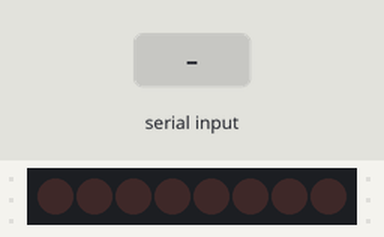
This sketch was run on a simulated Arduino Uno, built with avr-gcc and run on an emulated ATmega328P. On the bench: 8 shift-register outputs drawn as a row of LEDs (first output left, lit = HIGH). Wiring (inferred from the names in the program): shift register (74HC595): data pin 11; shift clock pin 12; latch pin 8. Wiring (inferred from the signals the program sends): row of LEDs: on Q0, Q1, Q2, Q3, Q4, Q5, Q6, Q7. The inputs (shaded band) are chosen by the test bench.

Above: at 1.2 s.
1.3 s: byte 30 received over Serial
At 2.5 s:
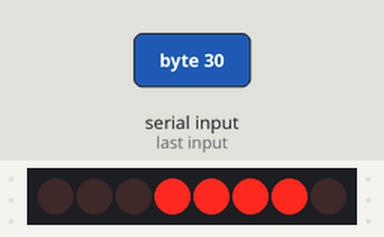
3.0 s: byte 90 received over Serial
At 4.0 s:
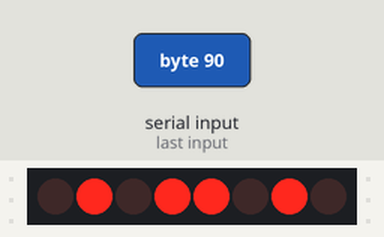
5.0 s: byte 120 received over Serial
At 6.8 s:
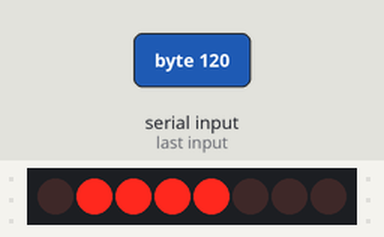
Timing chart, 0 to 8.3 s (numbered marks = the images above; inputs shaded):
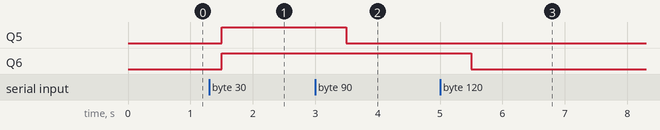

The sketch:

conectandoBluetooth.ino
```cpp
int  columnas[]={2,3,4,5,6,7,9,10};
int lectura=0;
//Pin connected to ST_CP of 74HC595
int latchPin = 8;
//Pin connected to SH_CP of 74HC595
int clockPin = 12;
////Pin connected to DS of 74HC595
int dataPin = 11;
void setup() {
  // put your setup code here, to run once:
Serial.begin(9600);
 pinMode(latchPin, OUTPUT);
  pinMode(clockPin, OUTPUT);
  pinMode(dataPin, OUTPUT);
  for (int i=0;i<8;i++){
    pinMode(columnas[i],OUTPUT);

  digitalWrite (columnas[i],LOW);
  }
}

void loop() {
  if (Serial.available()>0){
    lectura=Serial.read();

  // put your main code here, to run repeatedly:
     digitalWrite(latchPin, LOW);
    // shift out the bits:
    shiftOut(dataPin, clockPin, LSBFIRST, lectura);

    //take the latch pin high so the LEDs will light up:
    digitalWrite(latchPin, HIGH);
    // pause before next value:
  }
    delay(500);

}
```

Measured:
- after the input at 1.3 s, Q5, Q6: LOW → HIGH after 0.20 s
- after the input at 3.0 s, Q5: HIGH → LOW after 0.50 s
- after the input at 5.0 s, Q6: HIGH → LOW after 0.50 s
